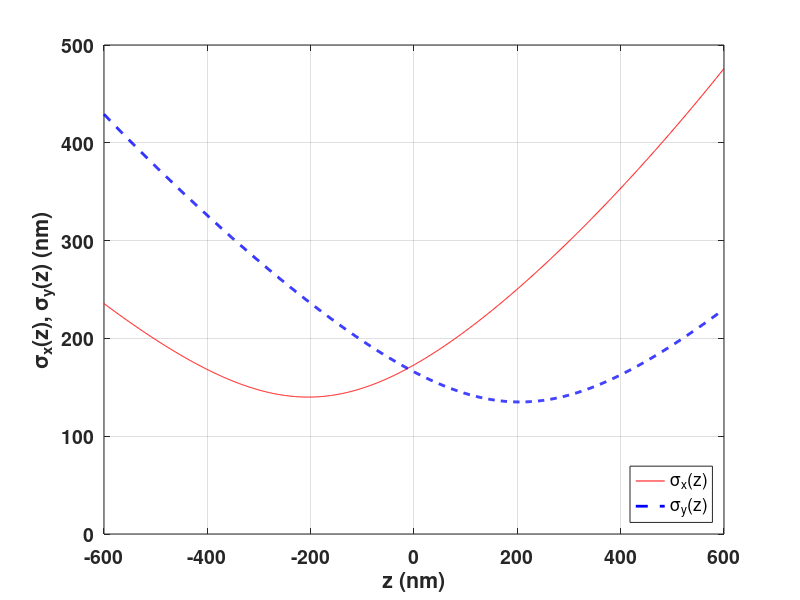

Recreate this plot in MATLAB. (Note: this script raises an error after producing the figure.)
%%%%%%%%%%%%%%%%%%%%%%%%%%%%%%%%%%%%%%%%%%%%%%%%%%%%%%%%%%%%%%%%%%%%%%
% SolnBenchmark: AS3D_MEMF_LTR 
% (1) Astigmatic - PSF
% (2) 3D - emitter locations 
% (3) ME - Multiple Emitter localization 
% (4) MF - from a data movie of multiple frame
% (5) LTR - Low temporal resolution 
% (6) 3 data movies are synthesized with adjacent emitter distances of 40, 
%     30, 20 nm 
% (7) b  - mean of Poisson noise (autofluorescence) (photons/s/nm^2) 
%     mu - mean of Gaussian noise (photons/s/nm^2)
%     G  - variance of Gaussian noise (photons/s/nm^2) 
%
% References
% [1] Y. Sun, "Localization precision of stochastic optical localization 
% nanoscopy using single frames," J. Biomed. Optics, vol. 18, no. 11, pp. 
% 111418-14, Oct. 2013.
% [2] Y. Sun, "Root mean square minimum distance as a quality metric for
% stochastic optical localization nanoscopy images," Sci. Reports, vol. 8, 
% no. 1, pp. 17211, Nov. 2018.
% [3] Y. Sun, "Spatiotemporal resolution as an information theoretical 
% property of stochastic optical localization nanoscopy," 2020 Quantitative 
% BioImaging Conf., QBI 2020, Oxford, UK, Jan. 6-9, 2020.
% 
% Yi Sun
% Electrical Engineering Department
% The City College of City University of New York
% E-mail: ysun@ccny.cuny.edu
% 03/07/2020, 04/07/2020 
%%%%%%%%%%%%%%%%%%%%%%%%%%%%%%%%%%%%%%%%%%%%%%%%%%%%%%%%%%%%%%%%%%%%%%

clear
%% Emitter distance: choose one of three
 eD=40 ;             % nm 
% eD=30 ;             % nm 
% eD=20 ;             % nm 
%% Intialization 
rng('default') ; 
key=0 ;               % key for random number generators
key=key+eD ; 
rng(key) ; 
fprintf(1,'Emitter lateral distance: %d (nm) \n',eD) ; 
%% Optical system: 3D astigmatic PSF
c=205 ;
d=290 ;         % depth of microscope
sigmax0=280/2 ; Ax=0.05 ; Bx=0.03 ;   % nm
sigmay0=270/2 ; Ay=-0.01 ; By=0.02 ;	% 
%% show sigmax, sigmay vs. z
z=-600:600 ;
sigmax=sigmax0*(1+(z+c).^2/d^2+Ax*(z+c).^3/d^3+Bx*(z+c).^4/d^4).^0.5 ;
sigmay=sigmay0*(1+(z-c).^2/d^2+Ay*(z-c).^3/d^3+By*(z-c).^4/d^4).^0.5 ;
figure
lg=plot(z,sigmax,'r-',z,sigmay,'b--','LineWidth',2) ;
axis([-600 600 0 500])
grid on
set(gca,'FontSize',14,'FontWeight','bold') ;
legend(lg,'\sigma_x(z)','\sigma_y(z)','Location','southeast')
xlabel('z (nm)')
ylabel('\sigma_x(z), \sigma_y(z) (nm)')
%% Frame 
% sample is located at [0,Lx]x[0,Ly]x[-Lz,Lz]
Lx=2^11 ; 
Ly=Lx ;               % frame size in nm
Dx=2^7 ; Dy=2^7 ;     % pixel size of cammera
Kx=Lx/Dx ; Ky=Ly/Dy ; % frame size in pixels
Lz=400 ;              % 2xLz - axial depth in nm
%% Emitter intensity and signal to noise ratio
Dt=0.01 ;             % second, time per frame (1/Dt is frame rate) 
Ih=300000 ;           % average number of detected photons per emitter per second
DtIh=Dt*Ih ;          % photon count per frame per emitter 
% 'mediumSNR'         % r=600000,   SNR=57.78 (dB)
b=0.3 ;               % rp=1000000,  SPNR=60.00 (dB)
G=0.2 ;               % rg=1500000, SGNR=61.76 (dB)
rp=Ih/b ;             % SPNR (nm^2/emitter) 
SPNR=10*log10(rp) ;   % SPNR (dB)
rg=Ih/G ;             % SGNR (nm^2/emitter) 
SGNR=10*log10(rg) ;   % SGNR (dB)
r=rp*rg/(rp+rg) ;     % total SNR (nm^2/emitter) 
SNR=10*log10(r) ;     % total SNR (dB)
mu=5 ;                % mean of Gaussian noise (photons/s/nm^2)
Coff=mu*Dt*Dx*Dy ;    % Coff=819.2 photons/pixel; Camera offset in effect
%% Emitter locations - ground truth
fprintf(1,'Emitter locations: \n') ;
M=250 ; 
beta=4 ; phi=0.1 ;    % helix parameters 
xy1=zeros(3,M) ; 
t=zeros(1,M) ; 
m=1 ; t(m)=2 ;        % 1st emitter locaiton
xy1(:,m)=[beta*t(m)*cos(phi*t(m))  
          beta*t(m)*sin(phi*t(m))
          -Lz+(m-0.5)*(2*Lz/M)] ; 
for m=2:M
  if mod(m,10)==0||m==1
    fprintf(1,'M=%3d m=%3d \n',M,m) ;
  end
  syms t0
  St=vpasolve((beta*t0*cos(phi*t0)-xy1(1,m-1))^2+(beta*t0*sin(phi*t0)-xy1(2,m-1))^2==eD^2,t0,t(m-1)+0.1) ;
  t(m)=St ;
  xy1(:,m)=[beta*t(m)*cos(phi*t(m)) 
            beta*t(m)*sin(phi*t(m))
            -Lz+(m-0.5)*(2*Lz/M)] ; 
end
phi_=2*pi*rand ;        % random initial position in lateral plane
xy_=[cos(phi_) -sin(phi_) 
     sin(phi_) cos(phi_)]*xy1(1:2,:)+2*randn(2,1) ; 
xy_=xy_+[Lx/2 ; Ly/2] ; % adjust to frame center in lateral plane
xyz=[xy_ ; xy1(3,:)] ; 
% save emitter locations 
xyz0=xyz' ;             % ground truth emitter locaitons 
filename_xyz0=strcat('3DAS_MEMF_LTR_eD',num2str(eD),'nm_xyz0','.txt') ; 
save(filename_xyz0,'-ascii','xyz0') ;

%% Emitter activations
N=1000 ;    % Temporal resolution (TR): N*Dt=10 sec
Nape=12 ;   % Average # of activations per emitter in data movie
            % =(1-p0)*N ; ensure each emitter is activated at least once 
J=4 ;       % Maximum state
r01=0.5 ;   r02=0.7 ;   r03=0.8 ;   r04=1.0 ; 
r21=1-r01 ; r32=1-r02 ; r43=1-r03 ;  
r00=1-Nape/((N-Nape)*(1+r21+r21*r32+r21*r32*r43)) ; % =0.9928
r10=1-r00 ; 
R=[r00 r01 r02 r03 r04 % matrix of state transition probabilities
   r10 0   0   0   0
   0   r21 0   0   0
   0   0   r32 0   0
   0   0   0   r43 0] ;
den=1+r10+r10*r21+r10*r21*r32+r10*r21*r32*r43 ; 
p0=1/den ;                % =0.9880, probability of deactivation, i.e. state 0
p1=r10/den ;              % =0.0071, probability of state 1
p2=r10*r21/den ;          % =0.0036, probability of state 2
p3=r10*r21*r32/den ;      % =0.0011, probability of state 3
p4=r10*r21*r32*r43/den ;  % =0.0002, probability of state 4
pa=1-p0 ;                 % =0.0120, probability of activation 
Naae=(1-p0)*M ;           % =Nape*M/N=3, average # of activated emitters/frame
pd=1-(1-p0^N)^M ;         % =1.4275e-03, probability that at least one emitter 
                          % is not activated in data movie
c0=zeros(M,N+1) ; % states of Markov chains in data movie
for n=2:N+1
  for m=1:M
    c0(m,n)=(c0(m,n-1)+1)*(1-(rand<R(1,c0(m,n-1)+1))) ; % state transitions
  end
end
ca=c0(:,2:N+1) ;   % remove initial all-0 state
if sum(ca(:,1))==0 % avoid all zeros in 1st frame!
  ca(1,1)=1 ; 
end

%% Generate and save a data movie
fprintf(1,'Generate a data movie: \n') ; 
a=(ca~=0) ;     % a(m,n)=1 if activated; a(m,n)=0 otherwise  
                % sum(sum(a')==0): # of emitters never activated 
Na=sum(a) ;     % number of activated emitters in nth frame
xyzActive=zeros(3,M,N) ; % activated emitter locations in nth frame
ma=zeros(M,N) ; % index of activated emitters in a frame 
for n=1:N
  p=0 ; 
  if Na(n)>0
    for m=1:M
      if a(m,n)
        p=p+1 ;
        xyzActive(:,p,n)=xyz(:,m) ;
        ma(p,n)=m ;               % mth emitter is actived in nth frame
      end
    end
  end
  U=AS3D_Frame(c,d,sigmax0,Ax,Bx,sigmay0,Ay,By,Kx,Ky,Dx,Dy,Dt,Ih,b,mu,G,xyzActive(:,1:p,n)) ;
  U16=uint16(U) ;
  filename_Frame=strcat('3DAS_MEMF_LTR_eD',num2str(eD),'nm_Frame',num2str(n),'.tif') ;
  imwrite(U16,filename_Frame) ;       % save data frame
  if mod(n,10)==0||n==1
    fprintf(1,'eD=%2d N=%3d n=%3d Na=%d \n',eD,N,n,Na(n)) ;
  end
end

%% Read 10th data frame
Fig=figure('Position',[400 200 400 400],'Color',[1 1 1]) ;
filename_Frame=strcat('3DAS_MEMF_LTR_eD',num2str(eD),'nm_Frame',num2str(10),'.tif') ;
U16=imread(filename_Frame); % read 10th data frame 
U=double(U16) ; 
show8bimage(U,'Yes','gray','No') ;  % show data frame

%% Save 10th data frame as a 8-bit PNG for show
Umax=max(max(U)) ; Umin=min(min(U)) ; 
U8=upsample2D(8,8,U) ;
U88=uint8(255*(U8-Umin)/(Umax-Umin)) ;
filename_Frame=strcat('3DAS_MEMF_LTR_eD',num2str(eD),'nm_Frame',num2str(10),'.png') ;
imwrite(U88,filename_Frame) ; % save data frame 

%% Localization by the UGIA-M and UGIA-F estimators 
fprintf(1,'UGIA-M and UGIA-F estimators: \n') ; 
[xyzM,xyzF,FF,FF_]=AS3D_UGIA_MF(c,d,sigmax0,Ax,Bx,sigmay0,Ay,By,Kx,Ky,Dx,Dy,Dt,Ih,b,G,xyz,a) ;
%% Calculate RMSMD and show sequence
Fig=figure('Position',[400 50 600 600],'Color',[1 1 1]) ;
sft=0.07 ; 
xyzFa=zeros(3,sum(Na)) ; 
RMSMD_M=zeros(1,N) ; 
RMSMD_F=zeros(1,N) ; 
pF=0 ;                  % number of activated emitters from 1st to nth frames
Ia=uint8(zeros(M,1)) ;  % indices of activated emitter of a movie
for n=1:N
% 
  Figa=subplot(2,2,1) ;
  whitebg([0 0 0]) ;
  show8bNanoscopyImage(xyz(1:2,:),Lx,Ly,1,1,7,'Yes','gray','No') ; hold on
  plot(xyzActive(1,1:Na(n),n),xyzActive(2,1:Na(n),n),'r.') ;
  plot([100 400],Ly-[100 100],'w-',[100 100],Ly-[100-30 100+30],'w-',[400 400],Ly-[100-30 100+30],'w-') ;
  hold off
  text(105,Ly-200,'300 nm','Color','white') % ,'FontSize',8)
  axis([0 Lx 0 Ly])
  set(gca,'XTick',[]) ; % Turn off X and Y ticks
  set(gca,'YTick',[]) ;
  axis off
  set(Figa,'OuterPosition',[-sft,0.5-(1-0.25)*sft+0.005,0.5+1.25*sft,0.5+1.25*sft]);
%
  Figb=subplot(2,2,2) ;
  filename_Frame=strcat('3DAS_MEMF_LTR_eD',num2str(eD),'nm_Frame',num2str(n),'.tif') ;
  V16=imread(filename_Frame); % read 10th data frame
  V=double(V16) ;
  show8bimage(V,'Yes','gray','No') ;
  text(1,15.5,compose('TR=%5.2f (sec)',Dt*n),'Color','white') %,'FontSize',8)
  axis off
  set(gca,'XTick',[]) ; % Turn off X and Y ticks
  set(gca,'YTick',[]) ;
  set(Figb,'OuterPosition',[0.5-(1-0.25)*sft+0.0115,0.5-(1-0.25)*sft+0.005,0.5+1.25*sft,0.5+1.25*sft]);
%
  Figc=subplot(2,2,3) ; % show current estimated locations
  Ia=(Ia | a(:,n)) ;
  pM=sum(Ia) ;        % # of emitters that were activated at least once in frames 1 to  n
  [RMSMD_M(n),~]=RMSMD(xyzM(:,1:pM,n),xyz) ;
  show8bNanoscopyImage(xyzM(1:2,1:pM,n),Lx,Ly,1,1,7,'Yes','gray','No') ;
  text(0.5*Dx,1*Dy,'UGIA-M','Color','white') %,'FontSize',8)
  text(0.5*Dx,15*Dy,compose('RMSMD=%4.2f (nm)',RMSMD_M(n)),'Color','white') %,'FontSize',8)
  set(gca,'XTick',[]) ; % Turn off X and Y ticks
  set(gca,'YTick',[]) ;
  axis off
  set(Figc,'OuterPosition',[-sft,-sft+0.01,0.5+1.25*sft,0.5+1.25*sft]);
%
  Figd=subplot(2,2,4) ; % show all estimated locations
  xyzFa(:,pF+1:pF+Na(n))=xyzF(:,1:Na(n),n) ;  % No action if Na(n)=0
  pF=pF+Na(n) ;         % # of locations in frames 1 to n
  % remove estimated locations outside [0,Lx]x[0,Ly]x[-Lz,Lz] !
  xyzT=zeros(3,pF) ;    
  p=0 ;                 % # of estimated locations inside [0,Lx]x[0,Ly]x[-Lz,Lz]
  for i=1:pF
    if xyzFa(1,i)>=0&&xyzFa(1,i)<=Lx ...
       &&xyzFa(2,i)>=0&&xyzFa(2,i)<=Ly ...
       &&xyzFa(3,i)>=-Lz&&xyzFa(3,i)<=Lz
      p=p+1 ;
      xyzT(:,p)=xyzFa(:,i) ; 
    end
  end
  [RMSMD_F(n),~]=RMSMD(xyzT(:,1:p),xyz) ;
  %[RMSMD_F(n),~]=RMSMD(xyzFa(:,1:pF),xyz) ;
  show8bNanoscopyImage(xyzFa(1:2,1:pF),Lx,Ly,1,1,7,'Yes','gray','No') ;
  text(0.5*Dx,1*Dy,'UGIA-F','Color','white') %,'FontSize',8)
  text(0.5*Dx,15*Dy,compose('RMSMD=%4.2f (nm)',RMSMD_F(n)),'Color','white') %,'FontSize',8)
  set(gca,'XTick',[]) ; % Turn off X and Y ticks
  set(gca,'YTick',[]) ;
  axis off
  set(Figd,'OuterPosition',[0.5-(1-0.25)*sft+0.0115,-sft+0.01,0.5+1.25*sft,0.5+1.25*sft]);
  getframe(gcf) ;
  fprintf(1,'eD=%2d N=%3d n=%3d pM=%d pF=%d p=%d \n',eD,N,n,pM,pF,p) ;
end

%% Show RMSMDs
figure
whitebg([1 1 1]) ;
lg=loglog(Dt*(1:N),RMSMD_M,'r-',Dt*(1:N),RMSMD_F,'k-') ;
axis([0.01 N*Dt 1 1e3])
legend(lg,'UGIA-M','UGIA-F') ; 
ylabel('RMSMD (nm)') ; 
xlabel('Temporal resolution (s)') ; 

%% Show estimates
figure('Position',[400 300 600 600],'Color',[1 1 1]) ;
plot3(xyz(1,:),xyz(2,:),xyz(3,:),'k.') ; hold on
plot3(xyzM(1,1:pM,n),xyzM(2,1:pM,n),xyzM(3,1:pM,n),'b.') ; 
plot3(xyzF(1,:),xyzF(2,:),xyzF(3,:),'r.') ; hold off
xlabel('x (nm)') 
ylabel('y (nm)')
ylabel('z (nm)') ; 
axis([0 Lx 0 Ly -Lz Lz])

%% Results: RMSMD vs emitter distance 
% M=250; N=200; TR=2 sec
% pM: # of emitters activated at least once in a movie
% Distance: 40    30    20    Average (nm)
% pM:       250   250   250     
% UGIA-M:   6.12  6.03  6.45  6.20
% UGIA-F:   38.35 47.28 57.15 47.59
% Average RMSMD-M: mean([6.12  6.03  6.45])
% Average RMSMD-F: mean([38.35 47.28 57.15])
